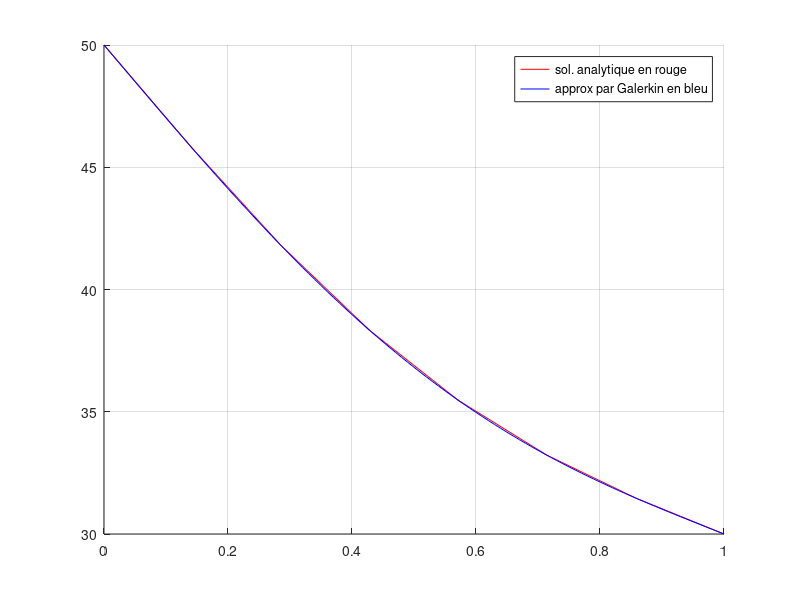
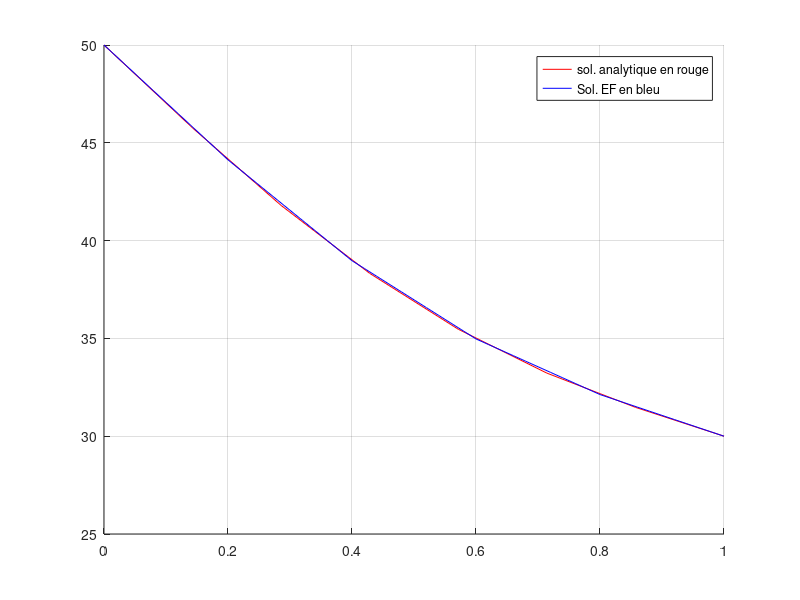
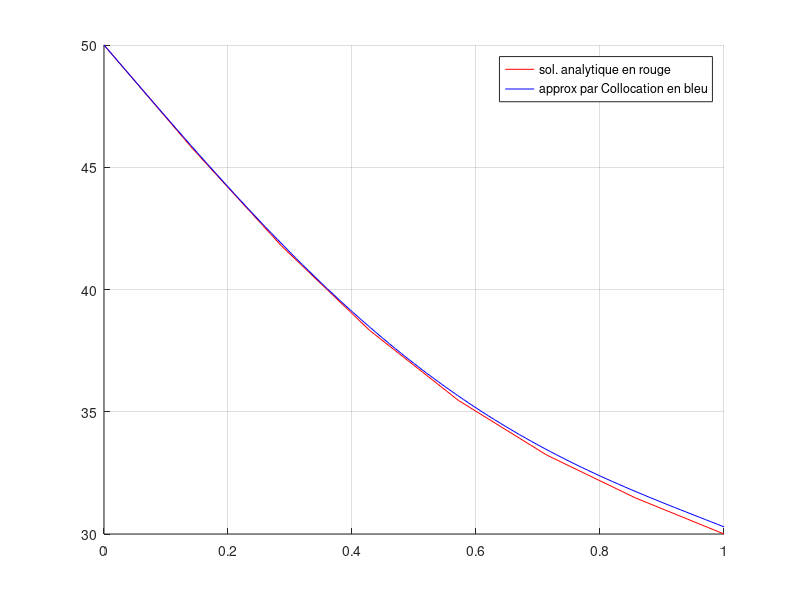
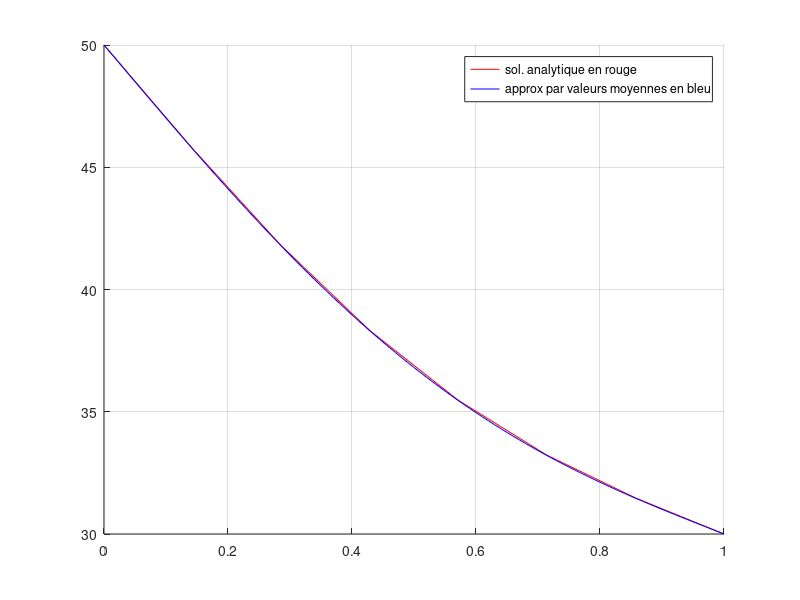

MATLAB code for these plots, in order:
clc;clear all;close all;
% comparaison des solutions numeriques et analytique de l'exercice FV5 
% Mur climatise
%  H.Oudin 
%----------------------------------------------------------
% donnees du probleme
T0= 50 ; phie= 10; ro=-10*pi; lamda=1; e=1;
%----- solution analytique
%ue = dsolve('D2u = -ro*sin(pi*t)/lamda','u(0)=T0','Du(e)=-phie/lamda');
%ue = simple(ue)
fa=@(x) T0+x*(-phie+ro/pi)+ro*sin(pi*x)/pi/pi ;
%----------------------------------------------------------
%----- Methode de Galerkin
disp('---------------------------------------');
disp('Methode de Galerkin');
n = input('donner le degre n de l''approximation ? [2]: ');
if isempty(n) n=2; end 
disp('---------------------------------------');
taille = get(0,'ScreenSize'); 
figure('Name','comparaison Galerkin - analytique',...
        'Position',[taille(3)/2.01 taille(4)/2.6 taille(3)/2 taille(4)/2])            
hold on,
fplot(fa,[0 e],'r');
K=[];F=[];
for i=1:n
    for j=1:n
    F1 = @(x) i*j*x.^(i+j-2);
    K(i,j)= quad(F1,0,e);
    end
    F2 = @(x) sin(x*pi/e).*x.^i;
    F(i)= ro*quad(F2,0,e)-phie*e^i;
end
disp('---------------------------------------');
fprintf('Methode de galerkin pour un polynome de degre %3i\n',n);
disp('systeme matriciel');
disp(K); disp(F);
U = K\F' ;
y =T0;
x=0:e/100:e;
for i=1:n   y=y+U(i)*x.^i;  end
plot(x,y,'b');
legend('sol. analytique en rouge','approx par Galerkin en bleu');
grid
%----------------------------------------------------------
%------ Methode des elements finis
disp('---------------------------------------');
disp('Methode des elements finis');
ne = input('donner le nombre d''elements ne ? [2]: ');
if isempty(ne) ne=2; end 
figure('Name','comparaison EF - analytique',...
        'Position',[taille(3)/2.01 taille(4)/2.6 taille(3)/2 taille(4)/2])            
hold on, fplot(fa,[0 e],'r');
Le=e/ne;
K=[];F=[];
for i=1:ne-1         
    K(i,i)=2*lamda/Le;
    K(i,i+1)=-lamda/Le;
    K(i+1,i)=-lamda/Le;
    F1 = @(x) (sin(pi*(i/ne+x/e)) - 2*sin(pi/(2*ne))*...
    cos(pi*((i-0.5)/ne+x/e)).*x./Le);
    F(i)= ro*quad(F1,0,Le);
end
F(1)=F(1)+T0*lamda/Le;
K(ne,ne)=lamda/Le;
F2 = @(x) sin(pi*((ne-1)/ne+x/e)).*x./Le;
F(ne)= ro*quad(F2,0,Le)-phie;
disp('---------------------------------------');
fprintf('systeme matriciel pour %2d elements finis\n',ne);
    disp(K); disp(F);
U = K\F' ;
x1=0;x2=Le;
x=x1:Le/10:x2; y=T0+(U(1)-T0)*(x-x1)/Le; plot(x,y,'b');
for i=2:ne
    x1=(i-1)*Le; x2=i*Le;
    x=x1:Le/10:x2; y=U(i-1)+(U(i)-U(i-1))*(x-x1)/Le; plot(x,y,'b');
end
legend('sol. analytique en rouge','Sol. EF en bleu');
grid
%----------------------------------------------------------
%----- Methode de Collocation
disp('---------------------------------------');
disp('Methode de Collocation');
n = input('donner le degre n de l''approximation ? [2]: ');
if isempty(n) n=2; end 
figure('Name','comparaison Collocation - analytique',...
        'Position',[taille(3)/2.01 taille(4)/2.6 taille(3)/2 taille(4)/2])            
hold on,
fplot(fa,[0 e],'r');
K=[];F=[];
F(1)=-phie ;
for j=1:n  K(1,j)= j ; end
for i=2:n
    xi=e*(i-1)/n;
    for j=1:n   K(i,j)= j*(j-1)*xi^(j-2); end
    F(i)= -ro*sin(pi*xi/e)/lamda;
end
disp('---------------------------------------');
fprintf('Methode de collocation pour un polynome de degre %3i\n',n);
disp('systeme matriciel');
disp(K); disp(F);
U = K\F' ;
y =T0;
x=0:e/100:e;
for i=1:n
    y=y+U(i)*x.^i;
end
plot(x,y,'b');
legend('sol. analytique en rouge','approx par Collocation en bleu');
grid
%----------------------------------------------------------
%----- Methode de la valeur moyenne par sous domaine
disp('---------------------------------------');
disp('Methode de la valeur moyenne');
n = input('donner le degre n de l''approximation ? [2]: ');
if isempty(n) n=2; end 
figure('Name','comparaison Valeur moyenne - analytique',...
        'Position',[taille(3)/2.01 taille(4)/2.6 taille(3)/2 taille(4)/2])            
hold on,
fplot(fa,[0 e],'r');
nsd=n-1; Ld=e/nsd;
K=[];F=[];
F(1)=-phie ;
for j=1:n  K(1,j)= j; end
for i=2:n
    e1=(i-2)*Ld; e2=e1+Ld;
    for j=1:n   K(i,j)= j*(e2^(j-1)-e1^(j-1)); end
    F2 = @(x) sin(x*pi/e);
    F(i)= -ro*quad(F2,e1,e2)/lamda;
end
disp('---------------------------------------');
fprintf('Methode de la valeur moyenne pour un polynome de degre %3i\n',n);
disp('systeme matriciel');
disp(K); disp(F);
U = K\F' ;
y =T0;
x=0:e/100:e;
for i=1:n
    y=y+U(i)*x.^i;
end
plot(x,y,'b');
legend('sol. analytique en rouge','approx par valeurs moyennes en bleu');
grid